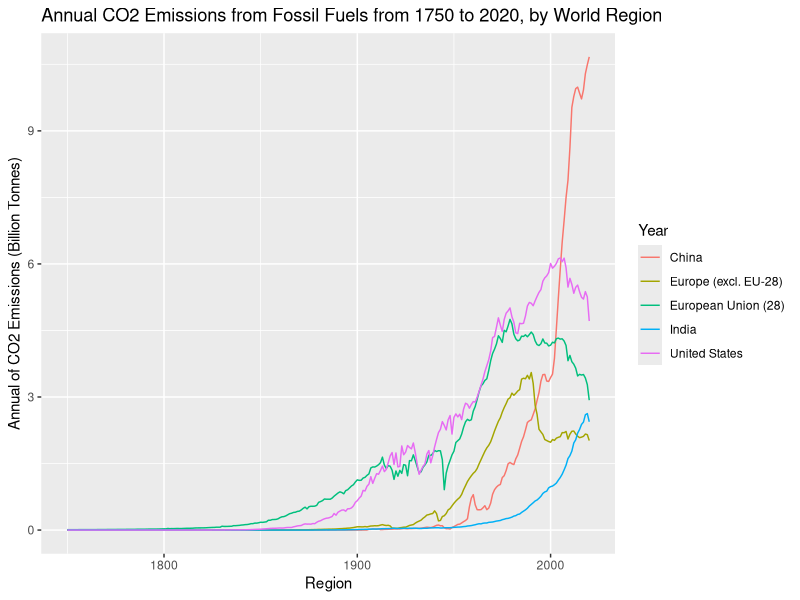
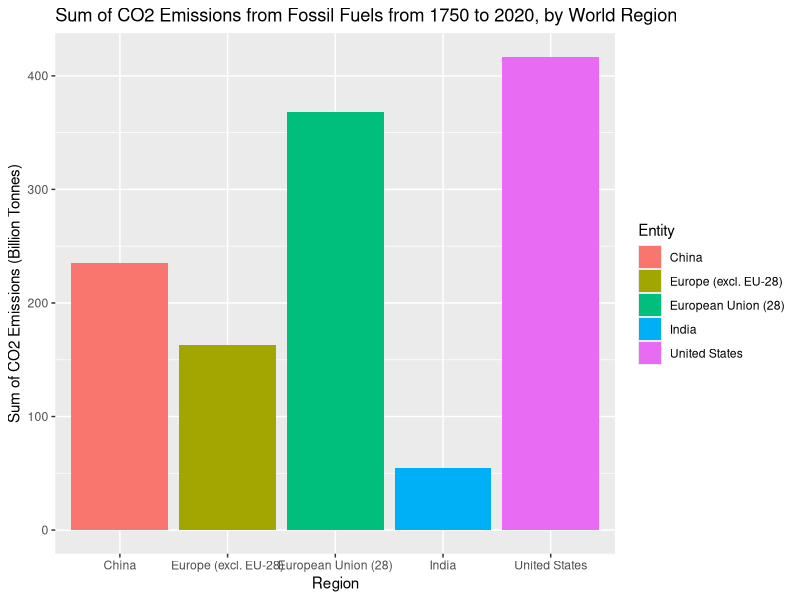

The R script that drew these images, in order:
packages <- c("tidyverse", "reshape2", "fauxnaif", "gganimate", "ggthemes",
              "stringr", "gridExtra", "gifski", "png", "ggrepel")
lapply(packages, require, character.only = TRUE)

emission <- read.csv("annual-co-emissions-by-region.csv")
target <- c('China','Europe (excl. EU-28)','European Union (28)','India','United States' )
emission %>% 
  group_by(Entity,Year)%>%
  filter(all(Entity %in% target))%>%
  summarize(sum_ems=sum(Annual.CO2.emissions..zero.filled.),na.rm=T)%>%
  ggplot(aes(y=sum_ems/10^9,x=Year, color=Entity))+
  labs(x="Region", y = "Annual of CO2 Emissions (Billion Tonnes)", 
       color="Year",
       title="Annual CO2 Emissions from Fossil Fuels from 1750 to 2020, by World Region")+
  geom_line()

emission %>% 
  group_by(Entity)%>%
  filter(all(Entity %in% target))%>%
  summarize(sum_ems=sum(Annual.CO2.emissions..zero.filled.),na.rm=T)%>%
  ggplot(aes(y=sum_ems/10^9,x=Entity,fill=Entity))+
  labs(x="Region", y = "Sum of CO2 Emissions (Billion Tonnes)", 
       color="Year",
       title="Sum of CO2 Emissions from Fossil Fuels from 1750 to 2020, by World Region")+
  geom_bar(stat='identity')
